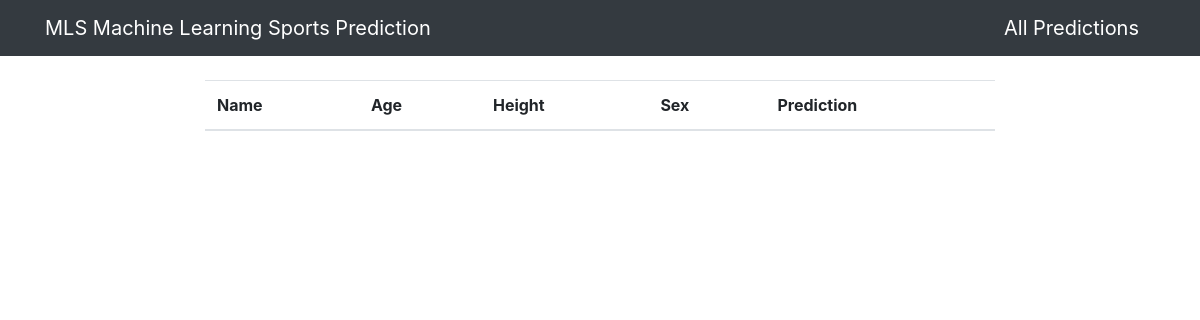
Before: /predictions/ with the older database file.
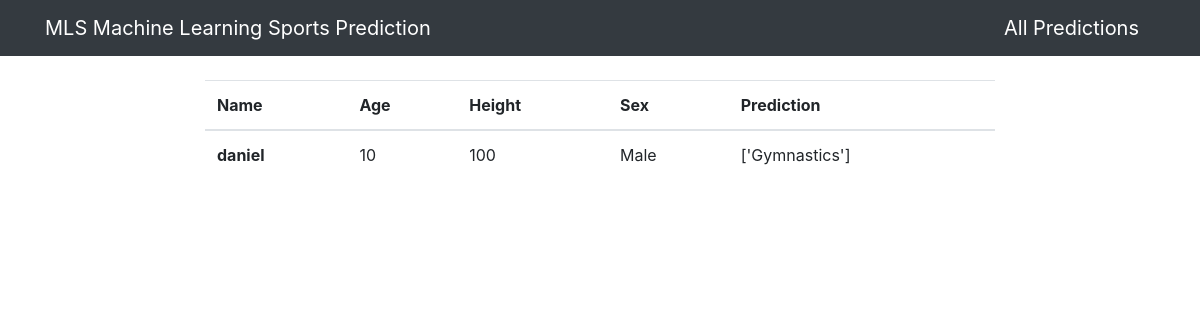
After: the same page with the newer database file.
### mlsapp/models.py (models this page shows, shortened)
class Data(models.Model):
    name = models.CharField(max_length=100, null=True)
    age = models.PositiveIntegerField(
        validators = [
            MinValueValidator(8),
            MaxValueValidator(17)
        ],
        null=True)
    height = models.PositiveIntegerField(null=True)
    sex = models.PositiveIntegerField(choices=GENDER, null=True)
    predictions = models.CharField(max_length=100, blank=True)
    date = models.DateTimeField(auto_now_add=True)
    class Meta:
        ordering = ['-date']

### mlsapp/views.py (the view)
# urls.py: path('predictions/', views.predictions, name='mlsapp-predictions')
def predictions(request):
    predicted_sports = Data.objects.all()
    context = {
        'predicted_sports': predicted_sports
    }
    return render(request, 'mlsapp/predictions.html', context)

### templates/mlsapp/predictions.html (shortened to what this page needs)
{% extends 'partials/base.html' %}
{% block content %}
<div clas="container">
    <div class="row mt-4">
        <div class="col-md-8 offset-md-2">
            <table class="table">
                <thead>
                  <tr>
                    <th scope="col">Name</th>
                    <th scope="col">Age</th>
                    <th scope="col">Height</th>
                    <th scope="col">Sex</th>
                    <th scope="col">Prediction</th>
                  </tr>
                </thead>
                <tbody>
                  {% for data in predicted_sports %}
                  <tr>
                    <th scope="row">{{ data.name }}</th>
                    <td>{{ data.age }}</td>
                    <td>{{ data.height }}</td>
                    <td>{% if data.sex == 0 %}
                          Female
                        {%else %}
                          Male
                        {% endif %}
                    </td>
                    <td>{{ data.predictions }}</td>
                  </tr>
                  {% endfor %}
                </tbody>
              </table>
        </div>
    </div>
</div>
{% endblock %}

Changed rows visible on the page:
added Data: name "daniel", age "10", height "100", sex "Male", predictions "['Gymnastics']"
